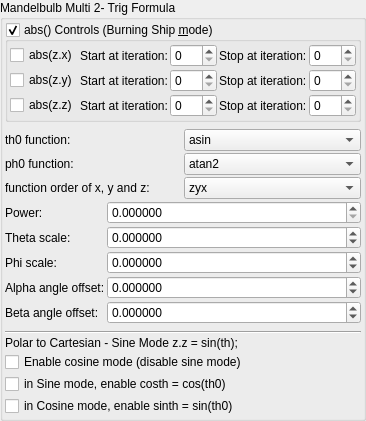
    <widget class="QGroupBox" name="groupBox">
     <property name="title">
      <string>Mandelbulb Multi 2- Trig Formula</string>
     </property>
     <property name="checkable">
      <bool>false</bool>
     </property>
     <layout class="QVBoxLayout" name="verticalLayout_39" stretch="0,0,0,0">
      <property name="spacing">
       <number>2</number>
      </property>
      <property name="leftMargin">
       <number>2</number>
      </property>
      <property name="topMargin">
       <number>2</number>
      </property>
      <property name="rightMargin">
       <number>2</number>
      </property>
      <property name="bottomMargin">
       <number>2</number>
      </property>
      <item>
       <widget class="MyGroupBox" name="groupCheck_transf_function_enabled_false">
        <property name="toolTip">
         <string/>
        </property>
        <property name="title">
         <string>abs() Controls (Burning Ship &amp;mode)</string>
        </property>
        <property name="checkable">
         <bool>true</bool>
        </property>
        <layout class="QVBoxLayout" name="verticalLayout_54">
         <property name="spacing">
          <number>2</number>
         </property>
         <property name="leftMargin">
          <number>2</number>
         </property>
         <property name="topMargin">
          <number>2</number>
         </property>
         <property name="rightMargin">
          <number>2</number>
         </property>
         <property name="bottomMargin">
          <number>2</number>
         </property>
         <item>
          <layout class="QGridLayout" name="gridLayout" columnstretch="0,0,0,0,0">
           <property name="verticalSpacing">
            <number>2</number>
           </property>
           <item row="2" column="0">
            <widget class="MyCheckBox" name="checkBox_transf_function_enabledAz_false">
             <property name="text">
              <string notr="true">abs(z.z)</string>
             </property>
            </widget>
           </item>
           <item row="0" column="3">
            <widget class="QLabel" name="label_250">
             <property name="text">
              <string>Stop at iteration:</string>
             </property>
            </widget>
           </item>
           <item row="1" column="2">
            <widget class="MySpinBox" name="spinboxInt_transf_start_iterations_Y">
             <property name="sizePolicy">
              <sizepolicy hsizetype="Minimum" vsizetype="Maximum">
               <horstretch>0</horstretch>
               <verstretch>0</verstretch>
              </sizepolicy>
             </property>
             <property name="maximum">
              <number>999</number>
             </property>
            </widget>
           </item>
           <item row="0" column="1">
            <widget class="QLabel" name="label_251">
             <property name="text">
              <string>Start at iteration:</string>
             </property>
            </widget>
           </item>
           <item row="0" column="0">
            <widget class="MyCheckBox" name="checkBox_transf_function_enabledAx_false">
             <property name="text">
              <string notr="true">abs(z.x)</string>
             </property>
            </widget>
           </item>
           <item row="2" column="3">
            <widget class="QLabel" name="label_255">
             <property name="text">
              <string>Stop at iteration:</string>
             </property>
            </widget>
           </item>
           <item row="1" column="0">
            <widget class="MyCheckBox" name="checkBox_transf_function_enabledAy_false">
             <property name="text">
              <string notr="true">abs(z.y)</string>
             </property>
            </widget>
           </item>
           <item row="0" column="4">
            <widget class="MySpinBox" name="spinboxInt_transf_stop_iterations_X">
             <property name="sizePolicy">
              <sizepolicy hsizetype="Minimum" vsizetype="Maximum">
               <horstretch>0</horstretch>
               <verstretch>0</verstretch>
              </sizepolicy>
             </property>
             <property name="maximum">
              <number>999</number>
             </property>
            </widget>
           </item>
           <item row="2" column="2">
            <widget class="MySpinBox" name="spinboxInt_transf_start_iterations_Z">
             <property name="sizePolicy">
              <sizepolicy hsizetype="Minimum" vsizetype="Maximum">
               <horstretch>0</horstretch>
               <verstretch>0</verstretch>
              </sizepolicy>
             </property>
             <property name="maximum">
              <number>999</number>
             </property>
            </widget>
           </item>
           <item row="1" column="1">
            <widget class="QLabel" name="label_252">
             <property name="text">
              <string>Start at iteration:</string>
             </property>
            </widget>
           </item>
           <item row="2" column="1">
            <widget class="QLabel" name="label_253">
             <property name="text">
              <string>Start at iteration:</string>
             </property>
            </widget>
           </item>
           <item row="1" column="4">
            <widget class="MySpinBox" name="spinboxInt_transf_stop_iterations_Y">
             <property name="sizePolicy">
              <sizepolicy hsizetype="Minimum" vsizetype="Maximum">
               <horstretch>0</horstretch>
               <verstretch>0</verstretch>
              </sizepolicy>
             </property>
             <property name="maximum">
              <number>999</number>
             </property>
            </widget>
           </item>
           <item row="1" column="3">
            <widget class="QLabel" name="label_254">
             <property name="text">
              <string>Stop at iteration:</string>
             </property>
            </widget>
           </item>
           <item row="2" column="4">
            <widget class="MySpinBox" name="spinboxInt_transf_stop_iterations_Z">
             <property name="sizePolicy">
              <sizepolicy hsizetype="Minimum" vsizetype="Maximum">
               <horstretch>0</horstretch>
               <verstretch>0</verstretch>
              </sizepolicy>
             </property>
             <property name="maximum">
              <number>999</number>
             </property>
            </widget>
           </item>
           <item row="0" column="2">
            <widget class="MySpinBox" name="spinboxInt_transf_start_iterations_X">
             <property name="sizePolicy">
              <sizepolicy hsizetype="Minimum" vsizetype="Maximum">
               <horstretch>0</horstretch>
               <verstretch>0</verstretch>
              </sizepolicy>
             </property>
             <property name="maximum">
              <number>999</number>
             </property>
            </widget>
           </item>
          </layout>
         </item>
        </layout>
       </widget>
      </item>
      <item>
       <layout class="QGridLayout" name="gridLayout_75">
        <property name="topMargin">
         <number>5</number>
        </property>
        <property name="verticalSpacing">
         <number>2</number>
        </property>
        <item row="0" column="1">
         <widget class="MyComboBox" name="comboBox_sinTan2Trig_asin_or_acos">
          <item>
           <property name="text">
            <string notr="true">asin</string>
           </property>
          </item>
          <item>
           <property name="text">
            <string notr="true">acos</string>
           </property>
          </item>
         </widget>
        </item>
        <item row="0" column="0">
         <widget class="QLabel" name="label_multi1_th0_function_2">
          <property name="text">
           <string>th0 function:</string>
          </property>
         </widget>
        </item>
        <item row="2" column="0">
         <widget class="QLabel" name="label_multi1_order_of_xyz_2">
          <property name="text">
           <string>function order of x, y and z:</string>
          </property>
         </widget>
        </item>
        <item row="1" column="0">
         <widget class="QLabel" name="label_multi1_ph0_function_2">
          <property name="text">
           <string>ph0 function:</string>
          </property>
         </widget>
        </item>
        <item row="1" column="1">
         <widget class="MyComboBox" name="comboBox_sinTan2Trig_atan2_or_atan">
          <item>
           <property name="text">
            <string notr="true">atan2</string>
           </property>
          </item>
          <item>
           <property name="text">
            <string notr="true">atan</string>
           </property>
          </item>
         </widget>
        </item>
        <item row="2" column="1">
         <widget class="MyComboBox" name="comboBox_sinTan2Trig_order_of_zyx">
          <item>
           <property name="text">
            <string notr="true">zyx</string>
           </property>
          </item>
          <item>
           <property name="text">
            <string notr="true">zxy</string>
           </property>
          </item>
          <item>
           <property name="text">
            <string notr="true">yzx</string>
           </property>
          </item>
          <item>
           <property name="text">
            <string notr="true">yxz</string>
           </property>
          </item>
          <item>
           <property name="text">
            <string notr="true">xzy</string>
           </property>
          </item>
          <item>
           <property name="text">
            <string notr="true">xyz</string>
           </property>
          </item>
         </widget>
        </item>
       </layout>
      </item>
      <item>
       <layout class="QGridLayout" name="gridLayout_76" columnstretch="0,1">
        <property name="spacing">
         <number>2</number>
        </property>
        <item row="4" column="0">
         <widget class="QLabel" name="label_293">
          <property name="text">
           <string>Beta angle offset:</string>
          </property>
         </widget>
        </item>
        <item row="3" column="1">
         <widget class="MyDoubleSpinBox" name="spinbox_alpha_angle_offset">
          <property name="sizePolicy">
           <sizepolicy hsizetype="Minimum" vsizetype="Maximum">
            <horstretch>0</horstretch>
            <verstretch>0</verstretch>
           </sizepolicy>
          </property>
          <property name="prefix">
           <string/>
          </property>
          <property name="suffix">
           <string/>
          </property>
          <property name="decimals">
           <number>6</number>
          </property>
          <property name="minimum">
           <double>-36000.000000000000000</double>
          </property>
          <property name="maximum">
           <double>36000.000000000000000</double>
          </property>
          <property name="singleStep">
           <double>0.100000000000000</double>
          </property>
         </widget>
        </item>
        <item row="2" column="1">
         <widget class="MyDoubleSpinBox" name="spinbox_transf_scaleB_1">
          <property name="sizePolicy">
           <sizepolicy hsizetype="Minimum" vsizetype="Maximum">
            <horstretch>0</horstretch>
            <verstretch>0</verstretch>
           </sizepolicy>
          </property>
          <property name="prefix">
           <string/>
          </property>
          <property name="suffix">
           <string/>
          </property>
          <property name="decimals">
           <number>6</number>
          </property>
          <property name="minimum">
           <double>-99.998999999999995</double>
          </property>
          <property name="maximum">
           <double>99.998999999999995</double>
          </property>
          <property name="singleStep">
           <double>0.100000000000000</double>
          </property>
         </widget>
        </item>
        <item row="3" column="0">
         <widget class="QLabel" name="label_292">
          <property name="text">
           <string>Alpha angle offset:</string>
          </property>
         </widget>
        </item>
        <item row="0" column="1">
         <widget class="MyDoubleSpinBox" name="spinbox_power">
          <property name="sizePolicy">
           <sizepolicy hsizetype="Minimum" vsizetype="Maximum">
            <horstretch>0</horstretch>
            <verstretch>0</verstretch>
           </sizepolicy>
          </property>
          <property name="prefix">
           <string/>
          </property>
          <property name="suffix">
           <string/>
          </property>
          <property name="decimals">
           <number>6</number>
          </property>
          <property name="minimum">
           <double>0.000000000000000</double>
          </property>
          <property name="maximum">
           <double>99.998999999999995</double>
          </property>
          <property name="singleStep">
           <double>0.100000000000000</double>
          </property>
         </widget>
        </item>
        <item row="4" column="1">
         <widget class="MyDoubleSpinBox" name="spinbox_beta_angle_offset">
          <property name="sizePolicy">
           <sizepolicy hsizetype="Minimum" vsizetype="Maximum">
            <horstretch>0</horstretch>
            <verstretch>0</verstretch>
           </sizepolicy>
          </property>
          <property name="prefix">
           <string/>
          </property>
          <property name="suffix">
           <string/>
          </property>
          <property name="decimals">
           <number>6</number>
          </property>
          <property name="minimum">
           <double>-36000.000000000000000</double>
          </property>
          <property name="maximum">
           <double>36000.000000000000000</double>
          </property>
          <property name="singleStep">
           <double>0.100000000000000</double>
          </property>
         </widget>
        </item>
        <item row="2" column="0">
         <widget class="QLabel" name="label_121">
          <property name="text">
           <string>Phi scale:</string>
          </property>
         </widget>
        </item>
        <item row="1" column="0">
         <widget class="QLabel" name="label_120">
          <property name="text">
           <string>Theta scale:</string>
          </property>
         </widget>
        </item>
        <item row="0" column="0">
         <widget class="QLabel" name="label_294">
          <property name="text">
           <string>Power:</string>
          </property>
         </widget>
        </item>
        <item row="1" column="1">
         <widget class="MyDoubleSpinBox" name="spinbox_transf_scaleA_1">
          <property name="sizePolicy">
           <sizepolicy hsizetype="Minimum" vsizetype="Maximum">
            <horstretch>0</horstretch>
            <verstretch>0</verstretch>
           </sizepolicy>
          </property>
          <property name="prefix">
           <string/>
          </property>
          <property name="suffix">
           <string/>
          </property>
          <property name="decimals">
           <number>6</number>
          </property>
          <property name="minimum">
           <double>-99.998999999999995</double>
          </property>
          <property name="maximum">
           <double>99.998999999999995</double>
          </property>
          <property name="singleStep">
           <double>0.100000000000000</double>
          </property>
         </widget>
        </item>
       </layout>
      </item>
      <item>
       <layout class="QGridLayout" name="gridLayout_78">
        <property name="topMargin">
         <number>5</number>
        </property>
        <property name="verticalSpacing">
         <number>2</number>
        </property>
        <item row="3" column="0">
         <widget class="MyCheckBox" name="checkBox_transf_function_enabledz_false">
          <property name="text">
           <string>in Sine mode, enable costh = cos(th0)</string>
          </property>
         </widget>
        </item>
        <item row="1" column="0">
         <widget class="QLabel" name="label_122">
          <property name="text">
           <string>Polar to Cartesian - Sine Mode z.z = sin(th);</string>
          </property>
         </widget>
        </item>
        <item row="4" column="0">
         <widget class="MyCheckBox" name="checkBox_transf_function_enabledy_false">
          <property name="text">
           <string>in Cosine mode, enable sinth = sin(th0)</string>
          </property>
         </widget>
        </item>
        <item row="2" column="0">
         <widget class="MyCheckBox" name="checkBox_transf_function_enabledx_false">
          <property name="text">
           <string>Enable cosine mode (disable sine mode)</string>
          </property>
         </widget>
        </item>
        <item row="0" column="0">
         <widget class="Line" name="line_2">
          <property name="orientation">
           <enum>Qt::Horizontal</enum>
          </property>
         </widget>
        </item>
       </layout>
      </item>
     </layout>
    </widget>
